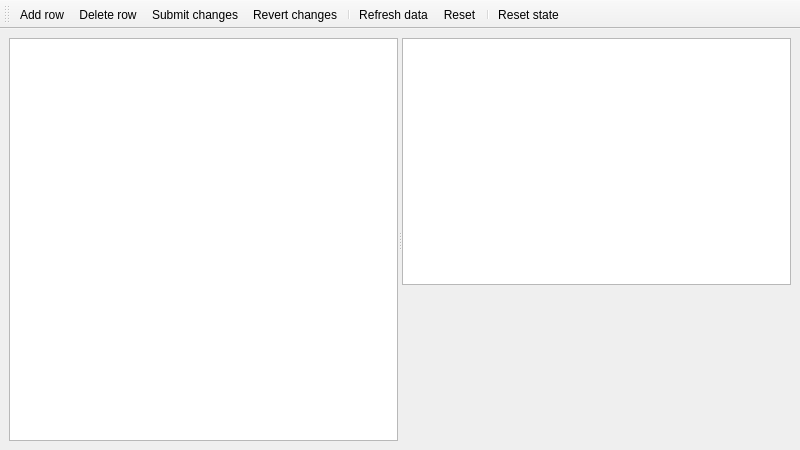
<?xml version="1.0" encoding="UTF-8"?>
<ui version="4.0">
 <class>TableBrowserWindow</class>
 <widget class="QMainWindow" name="TableBrowserWindow">
  <property name="geometry">
   <rect>
    <x>0</x>
    <y>0</y>
    <width>800</width>
    <height>450</height>
   </rect>
  </property>
  <property name="windowTitle">
   <string>MainWindow</string>
  </property>
  <widget class="QWidget" name="centralwidget">
   <layout class="QVBoxLayout" name="verticalLayout_2">
    <item>
     <widget class="QSplitter" name="splitter">
      <property name="orientation">
       <enum>Qt::Horizontal</enum>
      </property>
      <widget class="QTableView" name="tableView">
       <property name="contextMenuPolicy">
        <enum>Qt::CustomContextMenu</enum>
       </property>
       <property name="sortingEnabled">
        <bool>true</bool>
       </property>
      </widget>
      <widget class="QWidget" name="layoutWidget">
       <layout class="QVBoxLayout" name="verticalLayout" stretch="3,1">
        <item>
         <widget class="QListView" name="lvFilters">
          <property name="maximumSize">
           <size>
            <width>16777214</width>
            <height>16777214</height>
           </size>
          </property>
         </widget>
        </item>
        <item>
         <widget class="ItemViewer" name="itemViewer">
          <property name="minimumSize">
           <size>
            <width>0</width>
            <height>150</height>
           </size>
          </property>
          <property name="currentIndex">
           <number>-1</number>
          </property>
         </widget>
        </item>
       </layout>
      </widget>
     </widget>
    </item>
   </layout>
  </widget>
  <widget class="QToolBar" name="toolBar">
   <property name="windowTitle">
    <string>toolBar</string>
   </property>
   <attribute name="toolBarArea">
    <enum>TopToolBarArea</enum>
   </attribute>
   <attribute name="toolBarBreak">
    <bool>false</bool>
   </attribute>
   <addaction name="aAddRow"/>
   <addaction name="aDeleteRow"/>
   <addaction name="aSubmit"/>
   <addaction name="aRevert"/>
   <addaction name="separator"/>
   <addaction name="aRefresh"/>
   <addaction name="aResetFilters"/>
   <addaction name="separator"/>
   <addaction name="aResetState"/>
  </widget>
  <action name="aAddRow">
   <property name="icon">
    <iconset resource="../icons.qrc">
     <normaloff>:/icons/table_row_add.png</normaloff>:/icons/table_row_add.png</iconset>
   </property>
   <property name="text">
    <string>Add row</string>
   </property>
   <property name="toolTip">
    <string>Add row</string>
   </property>
  </action>
  <action name="aDeleteRow">
   <property name="icon">
    <iconset resource="../icons.qrc">
     <normaloff>:/icons/table_row_delete.png</normaloff>:/icons/table_row_delete.png</iconset>
   </property>
   <property name="text">
    <string>Delete row</string>
   </property>
   <property name="toolTip">
    <string>Delete row</string>
   </property>
  </action>
  <action name="aSubmit">
   <property name="icon">
    <iconset resource="../icons.qrc">
     <normaloff>:/icons/commit.png</normaloff>:/icons/commit.png</iconset>
   </property>
   <property name="text">
    <string>Submit changes</string>
   </property>
   <property name="toolTip">
    <string>Submit changes</string>
   </property>
  </action>
  <action name="aRevert">
   <property name="icon">
    <iconset resource="../icons.qrc">
     <normaloff>:/icons/rollback.png</normaloff>:/icons/rollback.png</iconset>
   </property>
   <property name="text">
    <string>Revert changes</string>
   </property>
   <property name="toolTip">
    <string>Revert changes</string>
   </property>
  </action>
  <action name="aRefresh">
   <property name="icon">
    <iconset resource="../icons.qrc">
     <normaloff>:/icons/refresh.png</normaloff>:/icons/refresh.png</iconset>
   </property>
   <property name="text">
    <string>Refresh data</string>
   </property>
  </action>
  <action name="aSetNull">
   <property name="text">
    <string>Set NULL</string>
   </property>
  </action>
  <action name="aEqualFilter">
   <property name="text">
    <string>EQUAL (=)</string>
   </property>
  </action>
  <action name="aResetFilters">
   <property name="text">
    <string>Reset</string>
   </property>
  </action>
  <action name="aNotEqualFilter">
   <property name="text">
    <string>NOT EQUAL (&lt;&gt;)</string>
   </property>
  </action>
  <action name="aGreaterThanFilter">
   <property name="text">
    <string>GREATER THAN (&gt;)</string>
   </property>
  </action>
  <action name="aLessThanFilter">
   <property name="text">
    <string>LESS THAN (&lt;)</string>
   </property>
  </action>
  <action name="aFilterIsNull">
   <property name="text">
    <string>IS NULL</string>
   </property>
  </action>
  <action name="aFilterIsNotNull">
   <property name="text">
    <string>IS NOT NULL</string>
   </property>
  </action>
  <action name="aLoadFromFile">
   <property name="text">
    <string>Load from file</string>
   </property>
  </action>
  <action name="aResetState">
   <property name="text">
    <string>Reset state</string>
   </property>
   <property name="toolTip">
    <string>Reset columns state</string>
   </property>
  </action>
  <action name="aGenerateUuid">
   <property name="text">
    <string>Generate UUID</string>
   </property>
   <property name="toolTip">
    <string>Generate UUID</string>
   </property>
  </action>
 </widget>
 <customwidgets>
  <customwidget>
   <class>ItemViewer</class>
   <extends>QStackedWidget</extends>
   <header>widgets/itemviewer.h</header>
   <container>1</container>
  </customwidget>
 </customwidgets>
 <resources>
  <include location="../icons.qrc"/>
  <include location="../icons.qrc"/>
  <include location="../icons.qrc"/>
  <include location="../icons.qrc"/>
  <include location="../icons.qrc"/>
  <include location="../icons.qrc"/>
 </resources>
 <connections/>
</ui>
